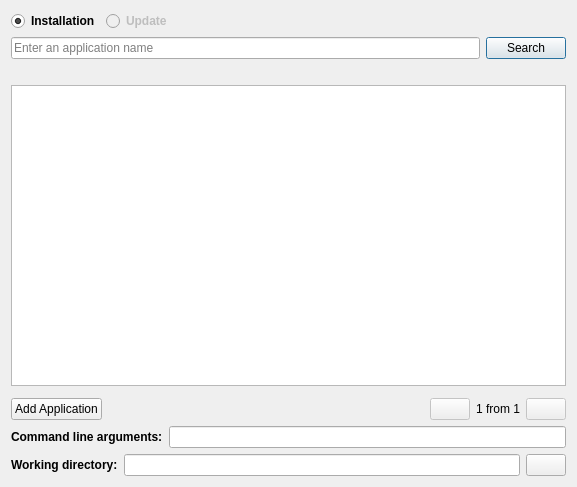
<?xml version="1.0" encoding="UTF-8"?>
<ui version="4.0">
 <class>IntroPage</class>
 <widget class="QWizardPage" name="IntroPage">
  <property name="geometry">
   <rect>
    <x>0</x>
    <y>0</y>
    <width>577</width>
    <height>487</height>
   </rect>
  </property>
  <layout class="QVBoxLayout" name="verticalLayout_2">
   <item>
    <layout class="QHBoxLayout" name="horizontalLayout_4" stretch="0,1">
     <item>
      <widget class="QRadioButton" name="installRB">
       <property name="font">
        <font>
         <weight>75</weight>
         <bold>true</bold>
        </font>
       </property>
       <property name="text">
        <string>Installation</string>
       </property>
       <property name="checked">
        <bool>true</bool>
       </property>
      </widget>
     </item>
     <item>
      <widget class="QRadioButton" name="updateRB">
       <property name="enabled">
        <bool>false</bool>
       </property>
       <property name="font">
        <font>
         <weight>75</weight>
         <bold>true</bold>
        </font>
       </property>
       <property name="text">
        <string>Update</string>
       </property>
      </widget>
     </item>
    </layout>
   </item>
   <item>
    <widget class="QStackedWidget" name="stack">
     <property name="currentIndex">
      <number>0</number>
     </property>
     <widget class="QWidget" name="pageInstall">
      <layout class="QVBoxLayout" name="verticalLayout">
       <property name="leftMargin">
        <number>0</number>
       </property>
       <property name="topMargin">
        <number>0</number>
       </property>
       <property name="rightMargin">
        <number>0</number>
       </property>
       <property name="bottomMargin">
        <number>0</number>
       </property>
       <item>
        <layout class="QHBoxLayout" name="horizontalLayout_3">
         <item>
          <widget class="QLineEdit" name="search">
           <property name="placeholderText">
            <string>Enter an application name</string>
           </property>
          </widget>
         </item>
         <item>
          <widget class="QPushButton" name="searchBtn">
           <property name="text">
            <string>Search</string>
           </property>
           <property name="autoDefault">
            <bool>true</bool>
           </property>
           <property name="default">
            <bool>true</bool>
           </property>
          </widget>
         </item>
        </layout>
       </item>
       <item>
        <widget class="QLabel" name="alter">
         <property name="wordWrap">
          <bool>true</bool>
         </property>
        </widget>
       </item>
       <item>
        <widget class="HighlightedListView" name="result"/>
       </item>
       <item>
        <widget class="WaitForm" name="wait" native="true"/>
       </item>
       <item>
        <layout class="QHBoxLayout" name="horizontalLayout">
         <item>
          <widget class="QPushButton" name="addBtn">
           <property name="toolTip">
            <string>Add a new application</string>
           </property>
           <property name="text">
            <string>Add Application</string>
           </property>
          </widget>
         </item>
         <item>
          <spacer name="horizontalSpacer">
           <property name="orientation">
            <enum>Qt::Horizontal</enum>
           </property>
           <property name="sizeHint" stdset="0">
            <size>
             <width>263</width>
             <height>20</height>
            </size>
           </property>
          </spacer>
         </item>
         <item>
          <widget class="QPushButton" name="leftBtn">
           <property name="enabled">
            <bool>false</bool>
           </property>
           <property name="toolTip">
            <string>Go back to the previous page</string>
           </property>
          </widget>
         </item>
         <item>
          <widget class="QLabel" name="pagenum">
           <property name="text">
            <string notr="true">1 from 1</string>
           </property>
           <property name="alignment">
            <set>Qt::AlignCenter</set>
           </property>
          </widget>
         </item>
         <item>
          <widget class="QPushButton" name="rightBtn">
           <property name="enabled">
            <bool>false</bool>
           </property>
           <property name="toolTip">
            <string>Go to the next page</string>
           </property>
          </widget>
         </item>
        </layout>
       </item>
      </layout>
     </widget>
     <widget class="QWidget" name="pageUpdate">
      <layout class="QVBoxLayout" name="verticalLayout_3">
       <property name="leftMargin">
        <number>0</number>
       </property>
       <property name="topMargin">
        <number>0</number>
       </property>
       <property name="rightMargin">
        <number>0</number>
       </property>
       <property name="bottomMargin">
        <number>0</number>
       </property>
       <item>
        <widget class="HighlightedListView" name="prefixes">
         <property name="editTriggers">
          <set>QAbstractItemView::NoEditTriggers</set>
         </property>
         <property name="iconSize">
          <size>
           <width>32</width>
           <height>32</height>
          </size>
         </property>
        </widget>
       </item>
      </layout>
     </widget>
    </widget>
   </item>
   <item>
    <layout class="QHBoxLayout" name="horizontalLayout_6">
     <item>
      <widget class="QLabel" name="argsLbl">
       <property name="font">
        <font>
         <weight>75</weight>
         <bold>true</bold>
        </font>
       </property>
       <property name="text">
        <string>Command line arguments:</string>
       </property>
       <property name="buddy">
        <cstring>args</cstring>
       </property>
      </widget>
     </item>
     <item>
      <widget class="QLineEdit" name="args"/>
     </item>
    </layout>
   </item>
   <item>
    <layout class="QHBoxLayout" name="horizontalLayout_5">
     <item>
      <widget class="QLabel" name="workDirLbl">
       <property name="font">
        <font>
         <weight>75</weight>
         <bold>true</bold>
        </font>
       </property>
       <property name="text">
        <string>Working directory:</string>
       </property>
       <property name="buddy">
        <cstring>workDir</cstring>
       </property>
      </widget>
     </item>
     <item>
      <widget class="QLineEdit" name="workDir"/>
     </item>
     <item>
      <widget class="QPushButton" name="browseBtn">
       <property name="toolTip">
        <string>Choose a directory</string>
       </property>
       <property name="text">
        <string notr="true"/>
       </property>
      </widget>
     </item>
    </layout>
   </item>
  </layout>
 </widget>
 <customwidgets>
  <customwidget>
   <class>HighlightedListView</class>
   <extends>QListView</extends>
   <header>src/highlightedlistview.h</header>
  </customwidget>
  <customwidget>
   <class>WaitForm</class>
   <extends>QWidget</extends>
   <header>src/waitform.h</header>
   <container>1</container>
  </customwidget>
 </customwidgets>
 <resources/>
 <connections/>
</ui>
